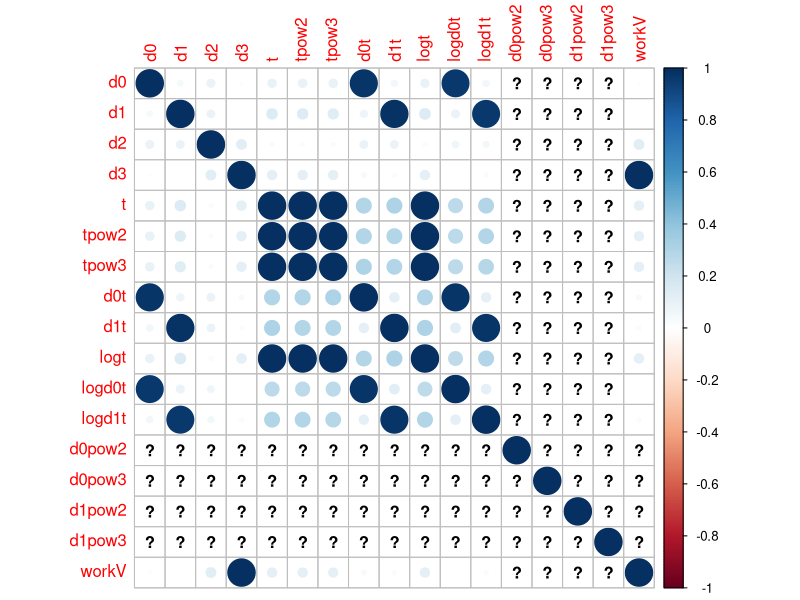

Source code (R): (Note: a time limit stopped this script after it produced the figure.)
setwd( "c:/projects/digitizer.git/data-analysis" )

workOrigData <- read.table( './work_dac.dat' )
names( workOrigData ) <- c( 'd0', 'd1', 'd2', 'd3', 't', 'v' )
ds <- workOrigData[ , 1:5 ]

ds$tpow2  <- ds$t*ds$t
ds$tpow3  <- ds$t*ds$t*ds$t
ds$d0t    <- ds$d0*ds$t
ds$d1t    <- ds$d1*ds$t
ds$logt   <- log( ds$t )
ds$logd0t <- log( ds$d0t )
ds$logd1t <- log( ds$d1t )
ds$d0pow2   <- ds$d0*ds$d0
ds$d0pow3   <- ds$d0*ds$d0*ds$d0
ds$d1pow2   <- ds$d1*ds$d1
ds$d1pow3   <- ds$d1*ds$d1*ds$d1

ds$workV <- workOrigData$v


M <- cor( ds )
library(corrplot)
corrplot( M, method = "circle" )

maskSd <- function( ds, mask, foldsN, repeatsN )
{
    w <- dim( ds )[2] - 1
    nms <- colnames( ds )[ 1:(w+1) ]
    #print( nms )

    f <- paste( "d$", nms[w+1], "~", sep="" )
    #print( f )

    xAdded <- FALSE
    for ( i in 1:w )
    {
        if ( bitwAnd( mask, 2^(i-1) ) != 0 )
        {
            if ( xAdded )
            {
                f<- paste( f, "+", sep="" )
                xAdded <- FALSE
            }
            f<-paste( f, "d$", nms[i], sep="" )
            xAdded <- TRUE
            #print( f )
            #print( i )
            #print( w )
        }
    }
    #print( f )
    fla <- as.formula( f )

    dataSz <- dim( ds )[1]

    # Subdivide into training and testing dataset.
    testSz  <- dataSz/foldsN
    trainSz <- dataSz - testSz

    meanSd <- 0.0

    for( tries in 1:repeatsN )
    {
        shuffledDf <- ds[sample(nrow(ds)), ]            #sample rows
        testDf     <- shuffledDf[1:testSz, ]            #get training set
        trainDf    <- shuffledDf[(testSz+1):nrow(ds), ] #get test set

        d <- trainDf

        wobj <- lm( fla, d )

        d <- testDf
        pr <- predict( wobj, newdata=d, type="response" )
        curSd <- sd( d[, w+1] - pr )
        meanSd <- meanSd + curSd
        #print( curSd )
    }
    meanSd <- meanSd / repeatsN
    #print( meanSd )
    return( list( sd=meanSd, formula=fla ) )
}

bestFormula <- function( ds, foldsN, repeatsN )
{
    w <- dim( ds )[2] - 1
    w <- 2^w-1

    jobDone <- 0
    t0 <- round( as.numeric( Sys.time() ) )
    lastT <- t0

    bestMask <- 1
    res     <- maskSd( ds, bestMask, foldsN, repeatsN )
    bestSd  <- res$sd[1]
    bestFla <- res$formula
    for ( mask in 2:w )
    {
        res <- maskSd( ds, mask, foldsN, repeatsN )
        #print( res )
        curSd <- res$sd[1]
        curFla <- res$formula

        #print( "returned data: " )
        #print( curSd )
        #print( curFla )

        if ( curSd < bestSd )
        {
            bestSd <- curSd
            bestMask <- mask
            bestFla  <- curFla
        }

        newDone <- round( 100*mask/w )
        if ( newDone != jobDone )
        {
            jobDone <- newDone
            print( paste( "Job done ", newDone, "%", sep="" ) )
            print( paste( "Current best sd=", bestSd, ", fla=", bestFla, sep="" ) )
        }
        t1 <- round( as.numeric( Sys.time() ) )
        if ( t1 - lastT >= 10 )
        {
            lastT <- t1
            elapsed <- as.character( (t1-t0)/60.0 )
            #print( elapsed )
            print( paste( "Elapsed ", elapsed, " min", sep="" ) )
            left <- as.character( (t1-t0)*(w-mask)/mask/60.0 )
            #print( left )
            print( paste( "Left ", left, " min", sep="" ) )
        }
    }

    d <- ds
    wobj <- lm( bestFla, d )
    pr <- predict( wobj, newdata=d, type="response" )
    w <- dim( ds )[2]
    bestSd <- sd( d[, w] - pr )

    print( "Found best parameters: " )
    print( paste( "Best sd=", bestSd, " and best formula=", bestFla, sep="" ) )

    return( list( regObj=wobj, fla=bestFla, sd=bestSd ) )
}


REPEATS <- 32
FOLDS <- 5

res <- bestFormula( ds, FOLDS, REPEATS )
